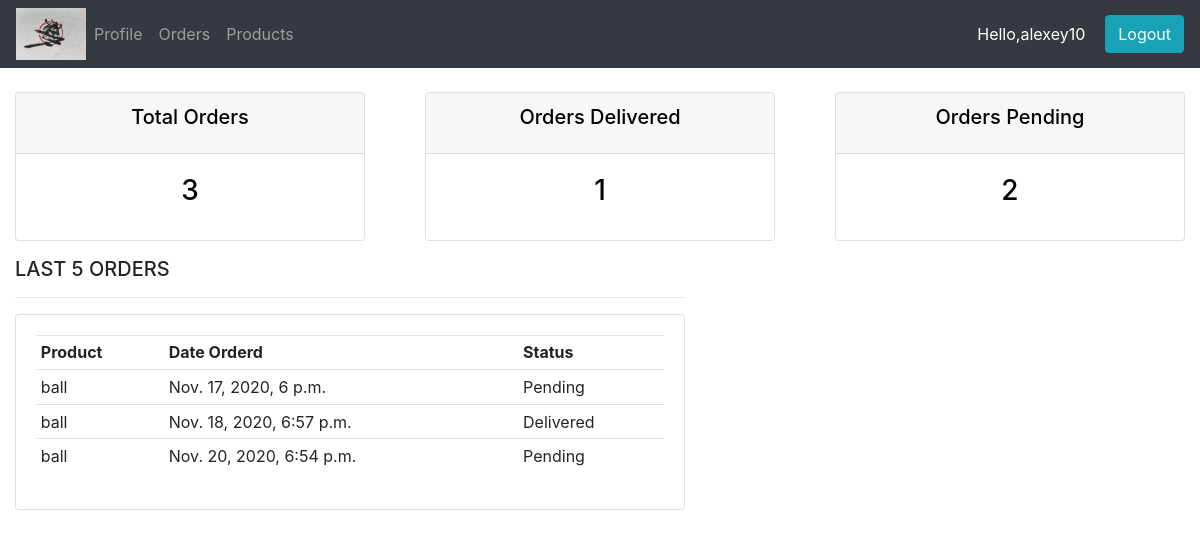
The page /customer_orders (signed in) on the database its author committed.
### store/models.py (models this page shows, shortened)
class Order(models.Model):
    STATUS = (
        ('Pending','Pending'),
        ('Out for delivery','Out for delivery'),
        ('Delivered','Delivered'),
    )
    customer = models.ForeignKey(Customer, null=True, on_delete=models.SET_NULL)
    product = models.ForeignKey(Product, null=True, on_delete=models.SET_NULL)
    date_created = models.DateTimeField(auto_now_add=True, null=True)
    status = models.CharField(max_length=250, null=True, choices=STATUS)
    note = models.CharField(max_length=250, null=True)

class Product(models.Model):
    CATEGORY = (
        ('Indoor','Indoor'),
        ('Out door','Out door'),
    )
    name = models.CharField(max_length=250, null=True)
    price = models.FloatField(null=True)
    date_created = models.DateTimeField(auto_now_add=True, null=True)
    category = models.CharField(max_length=250, null=True, choices=CATEGORY)
    description = models.TextField(max_length=250, null=True, blank=True)
    tag = models.ManyToManyField(Tag, blank=True)
    def __str__(self):
        return self.name

### users/decorators.py (the view)
        def wrapper(request, *args, **kwargs):
            group = None
            if request.user.groups.exists():
                group = request.user.groups.all()[0].name
            if group in allowed_roles:
                return view(request, *args, **kwargs)
            else:
                return HttpResponse('You have not enough rights to view this page')

### store/views.py (called while the page is built)
@login_required(login_url='users:login')
@allow_to_view(allowed_roles=['customer'])
def customer_orders(request):
    orders = request.user.customer.order_set.all()
    total_orders = orders.count()
    delivered_orders = orders.filter(status='Delivered').count()
    pending_orders = orders.filter(status='Pending').count()
    context = {'customer':customer,
               'orders':orders,
               'total_orders':total_orders,
               'delivered_orders':delivered_orders,
               'pending_orders':pending_orders
               }
    return render(request, 'store/customerOrders.html', context)

### store/templates/store/customerOrders.html
{% extends 'store/main.html'%}
{% block content %}
{% include 'store/status.html' %}
<div class="col-md-7">
		<h5>LAST 5 ORDERS</h5>
		<hr>
		<div class="card card-body">
			<table class="table table-sm">
				<tr>
					<th>Product</th>
					<th>Date Orderd</th>
					<th>Status</th>
				</tr>
				{% for order in orders %}
					<tr>
						<td>{{order.product}}</td>
						<td>{{order.date_created}}</td>
						<td>{{order.status}}</td>
					</tr>
				{% endfor %}
			</table>
		</div>
	</div>
{% endblock content %}

### store/templates/store/main.html (shortened to what this page needs)
{% load static %}
<!doctype html>
<html lang="en">
<head>
  <link rel="stylesheet" href="https://stackpath.bootstrapcdn.com/bootstrap/4.3.1/css/bootstrap.min.css">
</head>
<body>
<nav class="navbar navbar-expand-lg navbar-dark bg-dark">
  <img src="{% static 'images/logo.png' %}">
  <div class="collapse navbar-collapse" id="navbarSupportedContent">
    <ul class="navbar-nav mr-auto">
      <li class="nav-item active">
        {% if request.user.is_staff %}
          <li><a class="nav-link" href="{% url 'store:dashboard'%}">Dashboard <span class="sr-only">(current)</span></a></li>
        {% else %}
          <li><a class="nav-link" href="{% url 'store:customer_profile' %}">Profile <span class="sr-only">(current)</span></a></li>
          <li><a class="nav-link" href="{% url 'store:customer_orders' %}">Orders <span class="sr-only">(current)</span></a></li>
          <li><a class="nav-link" href="{% url 'store:products' %}">Products <span class="sr-only">(current)</span></a></li>
        {% endif %}
      </li>
    </ul>
    {% if request.user.is_authenticated %}
      <span class="hello-msg" style="color:white">Hello,{{request.user}}</span>
      <a class="btn btn-cm btn-info" href="{% url 'users:logout'%}">Logout</a>
    {% else %}
      <a class="btn btn-cm btn-info hello-msg" href="{% url 'users:login' %}">Log in</a>
      <a class="btn btn-cm btn-info hello-msg" href="{% url 'users:register' %}">Sign up</a>
    {% endif %}
  </div>
</nav>
{% block content %}
{% endblock content %}
</body>
</html>

### store/templates/store/main.html (style rules this page uses)
.hello-msg { margin-right: 20px; }

### rows shown on the page
Order: product "ball", date_created "Nov. 17, 2020, 6 p.m.", status "Pending"
Order: product "ball", date_created "Nov. 18, 2020, 6:57 p.m.", status "Delivered"
Order: product "ball", date_created "Nov. 20, 2020, 6:54 p.m.", status "Pending"

### other values the page prints
{{ request.user }} "alexey10"
{{ total_orders }} "3"
{{ delivered_orders }} "1"
{{ pending_orders }} "2"
